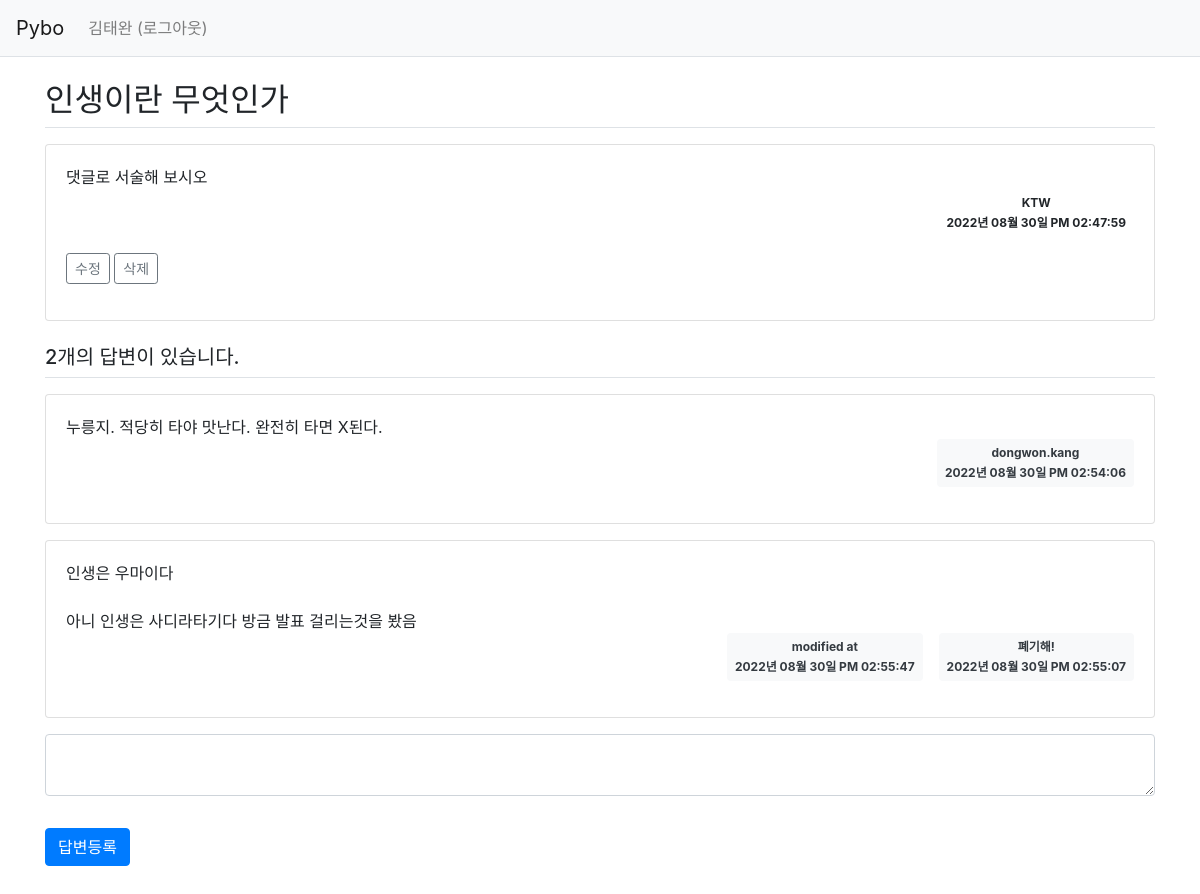
The page /question/detail/12/ (signed in) on the database its author committed.
### pybo/models.py (models this page shows)
class User(db.Model):
    id = db.Column(db.Integer, primary_key=True)
    username = db.Column(db.String(150), unique=True, nullable=False)
    password = db.Column(db.String(200), nullable=False)
    email = db.Column(db.String(120), unique=True, nullable=False)
    usernick = db.Column(db.String(20), nullable=True)
    create_date = db.Column(db.DateTime(), nullable=False)
    userprofile = db.Column(db.Text(), nullable=True)

class Question(db.Model):
    id = db.Column(db.Integer, primary_key = True)
    subject = db.Column(db.String(200), nullable=False)
    content = db.Column(db.Text(), nullable=False)
    create_date = db.Column(db.DateTime(), nullable=False)
    user_id = db.Column(db.Integer, db.ForeignKey('user.id', ondelete='CASCADE'), nullable=False)
    user = db.relationship('User', backref=db.backref('question_set'))
    modify_date = db.Column(db.DateTime(), nullable=True)

class Answer(db.Model):
    id = db.Column(db.Integer, primary_key = True)
    question_id = db.Column(db.Integer, db.ForeignKey('question.id', ondelete='CASCADE'))
    question = db.relationship('Question', backref=db.backref('answer_set',))
    content = db.Column(db.Text(), nullable=False)
    create_date = db.Column(db.DateTime(), nullable=False)
    user_id = db.Column(db.Integer, db.ForeignKey('user.id', ondelete='CASCADE'), nullable=False)
    user = db.relationship('User', backref=db.backref('answer_set'))
    modify_date = db.Column(db.DateTime(), nullable=True)

### pybo/views/question_views.py (the view)
@bp.route('/detail/<int:question_id>/')
def detail(question_id):
    form = AnswerForm()
    question = Question.query.get_or_404(question_id)
    return render_template('question/question_detail.html', question=question, form=form)

### pybo/forms.py
class AnswerForm(FlaskForm):
    content = TextAreaField('내용', validators=[DataRequired('내용은 필수 입력입력 항목입니다.')])

### pybo/filter.py (called while the page is built)
def format_datetime(value, fmt='%Y년 %m월 %d일 %p %I:%M:%S'):
    return value.strftime(fmt)

### pybo/views/auth_views.py (called while the page is built)
@bp.before_app_request
def load_logged_in_user():
    user_id = session.get('user_id')
    if user_id is None:
        g.user = None
    else:
        g.user = User.query.get(user_id)

### pybo/templates/question/question_detail.html (shortened to what this page needs)
{% extends 'base.html' %}
{% block content %}
<link rel="stylesheet" href="{{url_for('static', filename='bootstrap.min.css')}}">
<div class="container my-3">
    <h2 class="border-bottom py-2">{{question.subject}}</h2>
    <div class="card my-3">
        <div class="card-body">
            <div class="card-text" style="white-space: pre-line;">{{question.content}}</div>
            <div class="d-flex justify-content-end">
                <div class="badge badge-lite p-2 text-start">
                    <div class="mb-2">{{ question.user.usernick }}</div>
                    <div>{{ question.create_date|datetime }}</div>
                </div>
            </div>
            <div class="my-3">
                {% if g.user == question.user %}
                <a href="{{ url_for('question.modify', question_id=question.id) }}"
                   class="btn btn-sm btn-outline-secondary">수정</a>
                <a href="javascript:void(0)" class="delete btn btn-sm btn-outline-secondary"
                   data-uri="{{ url_for('question.delete', question_id=question.id) }}">삭제</a>
                {% endif %}
            </div>
        </div>
    </div>
    <h5 class="border-bottom my-3 py-2">{{ question.answer_set|length }}개의 답변이 있습니다.</h5>
    {% for answer in question.answer_set %}
    <div class="card my-3">
        <div class="card-body">
            <div class="card-text" style="white-space: pre-line;">{{answer.content}}</div>
            <div class="d-flex justify-content-end">
                {% if answer.modify_date %}
                <div class="badge bg-light text-dark p-2 text-start mx-3">
                    <div class="mb-2">modified at</div>
                    <div>{{ answer.modify_date|datetime }}</div>
                </div>
                {% endif %}
                <div class="badge bg-light text-dark p-2 text-start">
                  <div class="mb-2">{{ answer.user.usernick }}</div>
                  <div>{{ answer.create_date|datetime }}</div>
                </div>
            </div>
        </div>
    </div>
    {% endfor %}
    <form action="{{url_for('answer.create', question_id=question.id) }}" method="post" class="my-3">
        <div class="form-group">
            <textarea {% if not g.user %}disabled{% endif %} name="content" id="content" class="form-control" row="10"></textarea>
        </div>
        <input type="submit" value="답변등록" class="btn btn-primary my-3">
    </form>
</div>
{% endblock %}

### pybo/templates/navbar.html (shortened to what this page needs)
<nav class="navbar navbar-expand-lg navbar-light bg-light border-bottom">
    <a class="navbar-brand" href="{{ url_for('main.index') }}">Pybo</a>
    <div class="collapse navbar-collapse flex-grow-0" id="navbarNav">
        {% if g.user %}
        <ul class="navbar-nav">
            <li class="nav-item ">
                <a class="nav-link" href="{{ url_for('auth.logout') }}">{{ g.user.username }} (로그아웃)</a>
            </li>
        </ul>
        {% endif %}
    </div>
</nav>

### pybo/static/style.css (style rules this page uses)
textarea { width:100% }
input[type=submit] { margin-top : 10px }

### rows shown on the page
User: user.username "김태완", user.usernick "KTW"
Question: subject "인생이란 무엇인가", content "댓글로 서술해 보시오", create_date "2022년 08월 30일 PM 02:47:59"
Answer: content "누릉지. 적당히 타야 맛난다. 완전히 타면 X된다.", user.usernick "dongwon.kang", create_date "2022년 08월 30일 PM 02:54:06"
Answer: content "인생은 우마이다 아니 인생은 사디라타기다 방금 발표 걸리는것을 봤음", modify_date "2022년 08월 30일 PM 02:55:47", user.usernick "폐기해!", create_date "2022년 08월 30일 PM 02:55:07"

### other values the page prints
{{ question.answer_set|length }} "2"
